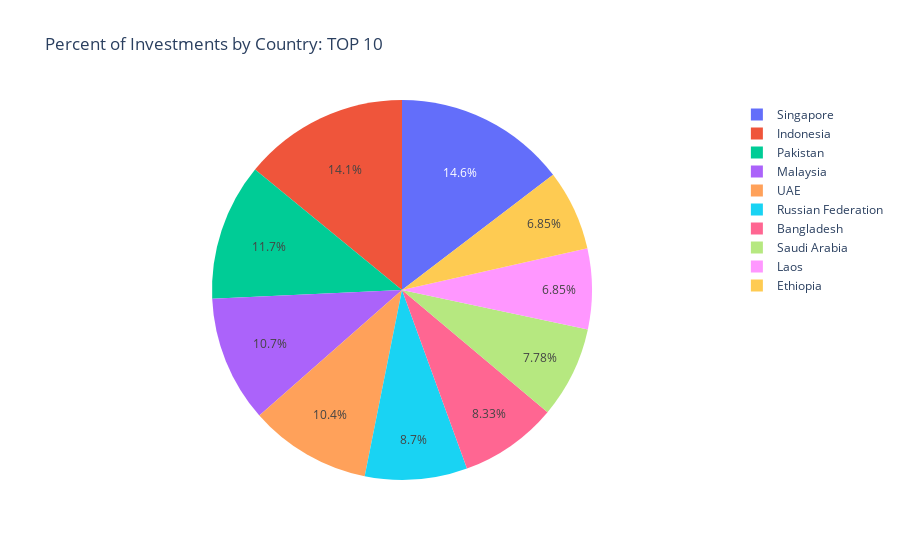

Here is the notebook cell this chart was saved with:
### Code cell
value_counts = bri['Country'].value_counts().head(10)
percent10 = px.pie(names=value_counts.index, values=value_counts.values, title='Percent of Investments by Country: TOP 10')
percent10.show()
percent10.write_html("3PercentPieTop10BRI.html")

### Figure 1 — Plotly figure (JSON) as saved in the notebook; plotly's stock layout.template omitted (floating-point values rounded to 4 significant figures)
{"data": [{"domain": {"x": [0, 1], "y": [0, 1]}, "hovertemplate": "label=%{label}<br>value=%{value}<extra></extra>", "labels": ["Singapore", "Indonesia", "Pakistan", "Malaysia", "UAE", "Russian Federation", "Bangladesh", "Saudi Arabia", "Laos", "Ethiopia"], "legendgroup": "", "name": "", "showlegend": true, "type": "pie", "values": [79, 76, 63, 58, 56, 47, 45, 42, 37, 37]}], "layout": {"autosize": true, "legend": {"tracegroupgap": 0}, "title": {"text": "Percent of Investments by Country: TOP 10"}}}
